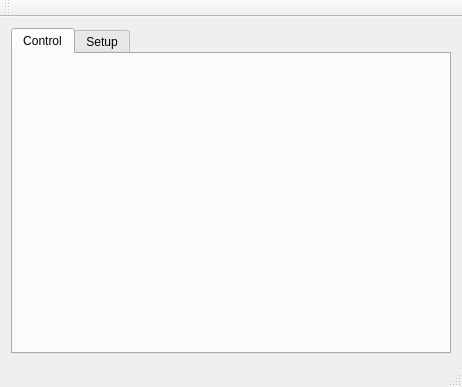
<?xml version="1.0" encoding="UTF-8"?>
<ui version="4.0">
 <class>MainView</class>
 <widget class="QMainWindow" name="MainView">
  <property name="geometry">
   <rect>
    <x>0</x>
    <y>0</y>
    <width>462</width>
    <height>387</height>
   </rect>
  </property>
  <property name="windowTitle">
   <string>Virtual Front Panel - Gating Controller</string>
  </property>
  <property name="windowIcon">
   <iconset resource="../VfpResources.qrc">
    <normaloff>:/root/Images/Syncor48.png</normaloff>:/root/Images/Syncor48.png</iconset>
  </property>
  <widget class="QWidget" name="centralWidget">
   <layout class="QHBoxLayout" name="horizontalLayout">
    <item>
     <widget class="QTabWidget" name="tabMainView">
      <property name="currentIndex">
       <number>0</number>
      </property>
      <widget class="QWidget" name="tabControl">
       <attribute name="icon">
        <iconset resource="../VfpResources.qrc">
         <normaloff>:/root/Images/ControlPadW.png</normaloff>:/root/Images/ControlPadW.png</iconset>
       </attribute>
       <attribute name="title">
        <string>Control</string>
       </attribute>
      </widget>
      <widget class="QWidget" name="tabSetup">
       <attribute name="icon">
        <iconset resource="../VfpResources.qrc">
         <normaloff>:/root/Images/Setup.png</normaloff>:/root/Images/Setup.png</iconset>
       </attribute>
       <attribute name="title">
        <string>Setup</string>
       </attribute>
       <layout class="QVBoxLayout" name="verticalLayout_2">
        <item>
         <layout class="QVBoxLayout" name="loSetupTab"/>
        </item>
       </layout>
      </widget>
     </widget>
    </item>
   </layout>
  </widget>
  <widget class="QMenuBar" name="menuBar">
   <property name="geometry">
    <rect>
     <x>0</x>
     <y>0</y>
     <width>462</width>
     <height>17</height>
    </rect>
   </property>
  </widget>
  <widget class="QToolBar" name="mainToolBar">
   <attribute name="toolBarArea">
    <enum>TopToolBarArea</enum>
   </attribute>
   <attribute name="toolBarBreak">
    <bool>false</bool>
   </attribute>
  </widget>
  <widget class="QStatusBar" name="statusBar"/>
 </widget>
 <layoutdefault spacing="6" margin="11"/>
 <resources>
  <include location="../VfpResources.qrc"/>
 </resources>
 <connections/>
</ui>
